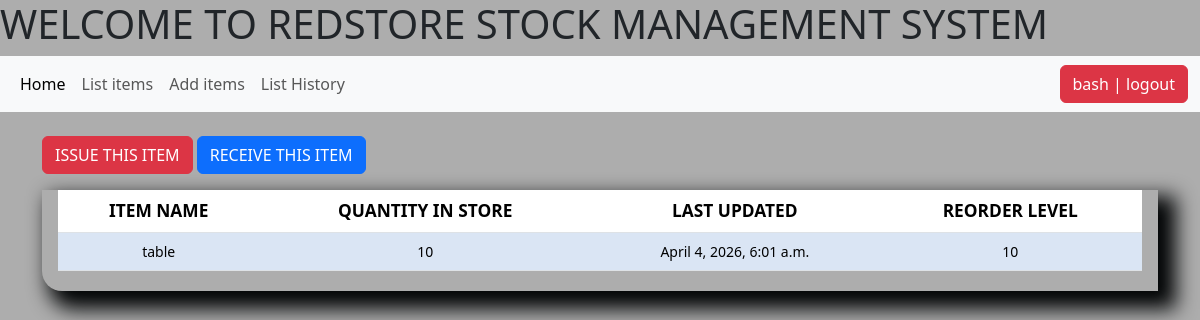
/stock_detail/1/ (signed in), run on an earlier commit of the app's database.
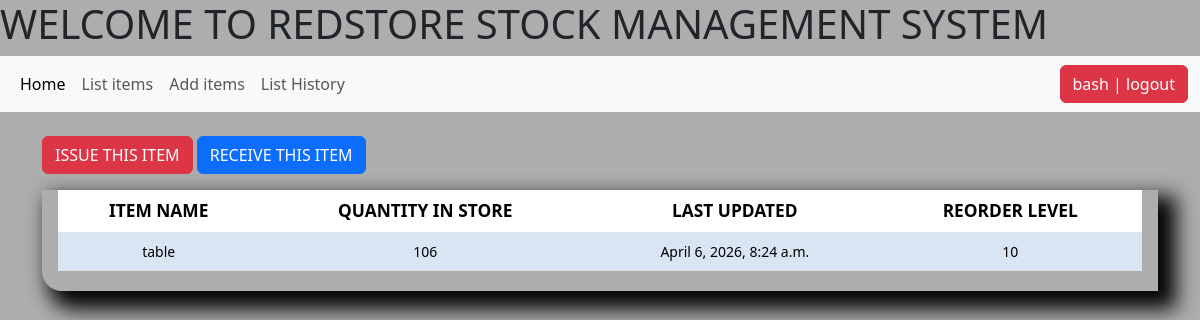
And on a later commit of the database.
### stockapp/models.py (models this page shows, shortened)
class Stock(models.Model):
    category = models.ForeignKey(Category, on_delete=models.CASCADE)
    item_name = models.CharField(max_length=100, blank=True, null=True)
    quantity = models.IntegerField(default=0, blank=True, null=True)
    received_quantity = models.IntegerField(default=0, blank=True, null=True)
    received_by = models.CharField(max_length=100, blank=True, null=True)
    issued_quantity = models.IntegerField(default=0, blank=True, null=True)
    issued_by = models.CharField(max_length=100, blank=True, null=True)
    issue_to = models.CharField(max_length=100, blank=True, null=True)
    phone_number = models.CharField(max_length=100, blank=True, null=True)
    created_by = models.CharField(max_length=100, blank=True, null=True)
    reorder_level = models.IntegerField(default=0, blank=True, null=True)
    last_updated = models.DateTimeField(auto_now_add=False, auto_now=True)
    timestamp = models.DateTimeField(auto_now_add=True, auto_now=False)
    export_to_csv = models.BooleanField(default=False)

### stockapp/views.py (the view)
# urls.py: path('stock_detail/<str:pk>/',views.stock_detail, name='stock_detail'),
@login_required
def stock_detail(request, pk):
    queryset = get_object_or_404(Stock, id=pk)
    return render(request, 'stock_detail.html', {'queryset': queryset})

### stockapp/templates/stock_detail.html (shortened to what this page needs)
{% extends 'navbar.html' %}
{% load crispy_forms_tags %}
{% load static %}
{% block content %}
<a href="{% url 'issue_item' queryset.id %}"><div class="btn btn-danger">ISSUE THIS ITEM</div></a>
<a href="{% url 'receive_item' queryset.id %}"><div class="btn btn-primary">RECEIVE THIS ITEM</div></a>
<div class="display_table mt-3">
    <table class="table">
        <tr>
            <th>ITEM NAME</th>
             <th>QUANTITY IN STORE</th>
              <th>LAST UPDATED</th>
               <th>REORDER LEVEL</th>
        </tr>
        <tr>
            <td>{{ queryset.item_name }}</td>
            <td>{{ queryset.quantity }}</td>
            <td>{{ queryset.last_updated }}</td>
            <td>{{ queryset.reorder_level }}</td>
        </tr>
    </table>
</div>
{% endblock content%}

What changed in the data, as far as the page shows it:
changed Stock "table": quantity "10" → "106"; last_updated "April 4, 2026, 6:01 a.m." → "April 6, 2026, 8:24 a.m."
